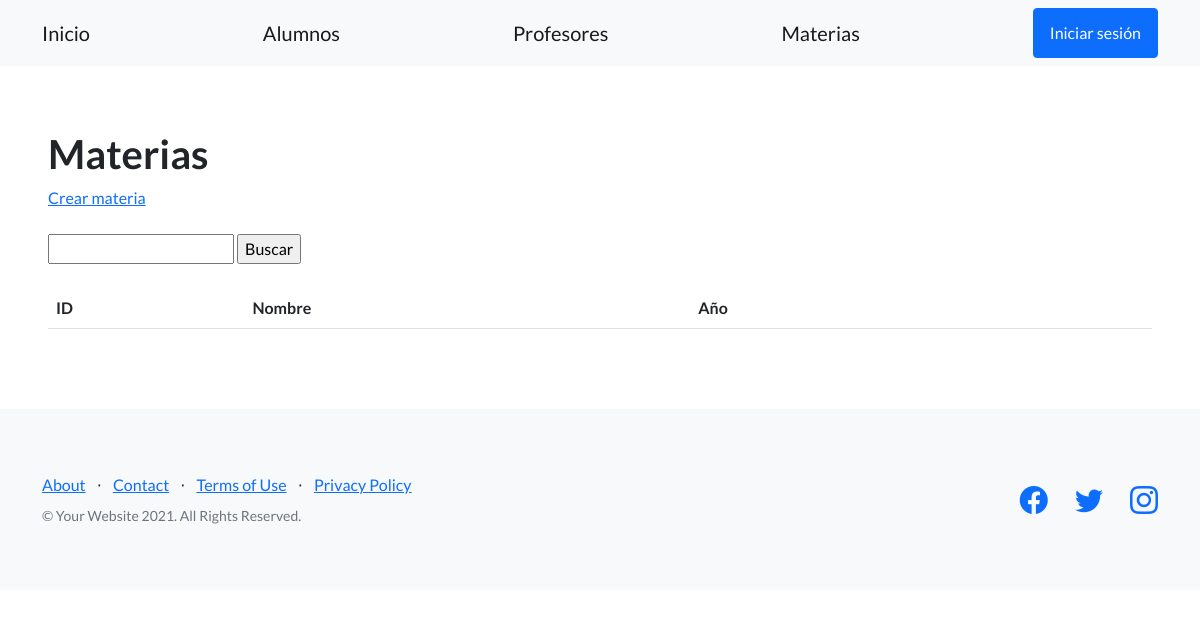
/app/materias/, run on an earlier commit of the app's database.
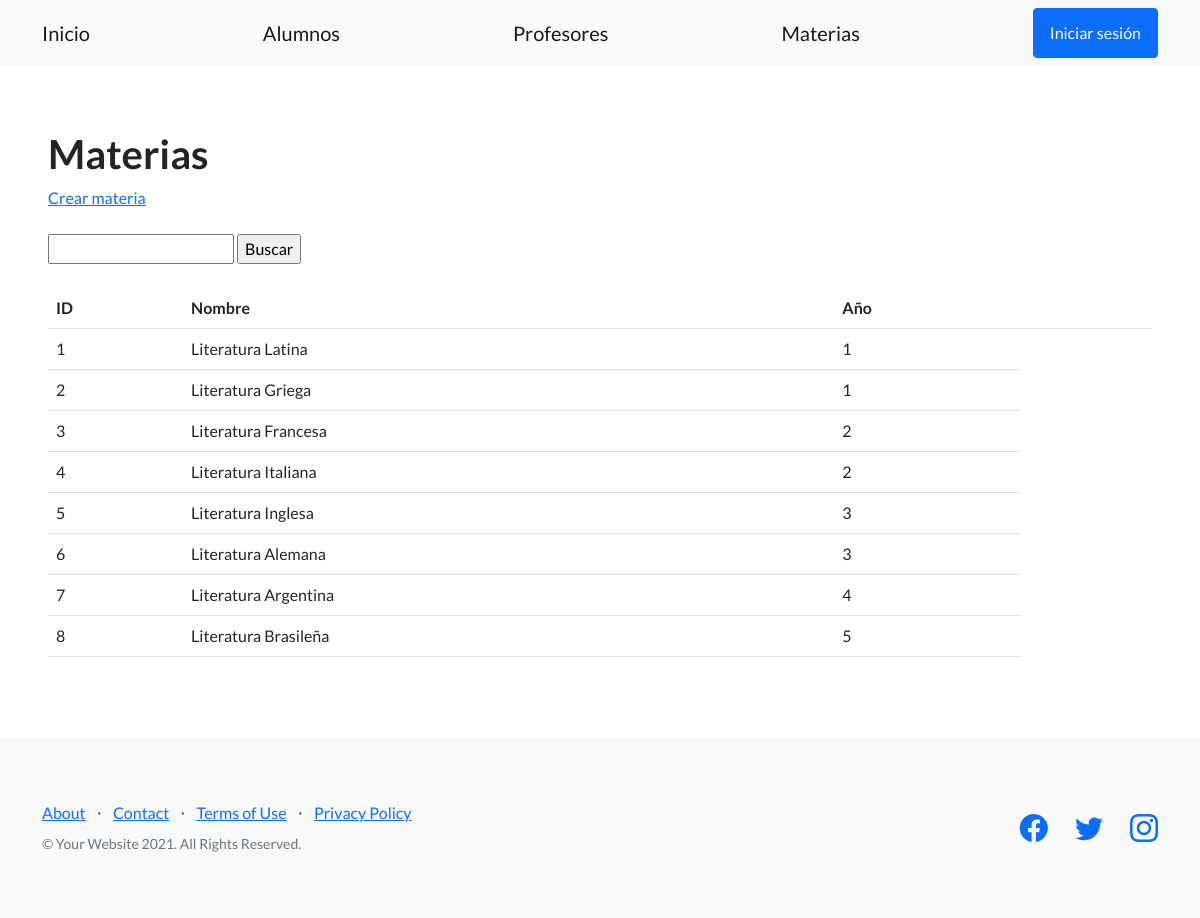
And on a later commit of the database.
### app/models.py (models this page shows, shortened)
class Materia(models.Model):
    nombre=models.CharField(max_length=50)
    año=models.IntegerField()

### app/views.py (the view)
# urls.py: path('materias/', listar_materias, name="materias"),
def listar_materias(request):
    contexto = {
        "materias": Materia.objects.all(),
    }
    http_response= render(
        request=request,
        template_name='app/materias.html',
        context=contexto,
    )
    return http_response

### app/templates/app/materias.html (shortened to what this page needs)
{% extends "app/base.html" %}
{% load static %}
{% block contenido %}
<section>
  <div>
    <h1>Materias</h1>
    <a href="{% url 'crear_materia' %}">Crear materia</a>
    <br><br>
    <form action="{% url 'buscar_materia' %}" method="post">
      <input type="text" name="busqueda">
      <input type="submit" value="Buscar">
    </form>
    <br>
    <table class="table">
      <tbody>
        <tr>
          <th>ID</th>
          <th>Nombre</th>
          <th>Año</th>
          <th></th>
          <th></th>
        </tr>
        {% for materia in materias %}
        <tr>
          <td>{{ materia.id }}</td>
          <td>{{ materia.nombre }}</td>
          <td>{{ materia.año }}</td>
        </tr>
        {% endfor %}
      </tbody>
    </table>
  </div>
</section>
{% endblock contenido %}

### app/templates/app/base.html (shortened to what this page needs)
{% load static %}
<!DOCTYPE html>
<html lang="en">
    <head>
        <link href="https://cdn.jsdelivr.net/npm/bootstrap-icons@1.5.0/font/bootstrap-icons.css" rel="stylesheet" type="text/css" />
        <link href= "{% static '/css/styles.css' %}" rel="stylesheet" />
    </head>
    <body>
        <nav class="navbar navbar-light bg-light static-top">
            <div class="container">
                <a class="navbar-brand" href="{% url 'inicio' %}">Inicio</a>
                <a class="navbar-brand" href="{% url 'alumnos' %}">Alumnos</a>
                <a class="navbar-brand" href="{% url 'profesores' %}">Profesores</a>
                <a class="navbar-brand" href="{% url 'materias' %}">Materias</a>
                <a class="btn btn-primary" href="#signup">Iniciar sesión</a>
            </div>
        </nav>
        <section style="padding:4rem 3rem;">
            {% block contenido %}
            {% endblock contenido %}
        </section>
        <footer class="footer bg-light">
            <div class="container">
                <div class="row">
                    <div class="col-lg-6 h-100 text-center text-lg-start my-auto">
                        <ul class="list-inline mb-2">
                            <li class="list-inline-item"><a href="#!">About</a></li>
                            <li class="list-inline-item">⋅</li>
                            <li class="list-inline-item"><a href="#!">Contact</a></li>
                            <li class="list-inline-item">⋅</li>
                            <li class="list-inline-item"><a href="#!">Terms of Use</a></li>
                            <li class="list-inline-item">⋅</li>
                            <li class="list-inline-item"><a href="#!">Privacy Policy</a></li>
                        </ul>
                        <p class="text-muted small mb-4 mb-lg-0">&copy; Your Website 2021. All Rights Reserved.</p>
                    </div>
                    <div class="col-lg-6 h-100 text-center text-lg-end my-auto">
                        <ul class="list-inline mb-0">
                            <li class="list-inline-item me-4">
                                <a href="#!"><i class="bi-facebook fs-3"></i></a>
                            </li>
                            <li class="list-inline-item me-4">
                                <a href="#!"><i class="bi-twitter fs-3"></i></a>
                            </li>
                            <li class="list-inline-item">
                                <a href="#!"><i class="bi-instagram fs-3"></i></a>
                            </li>
                        </ul>
                    </div>
                </div>
            </div>
        </footer>
    </body>
</html>

What changed in the data, as far as the page shows it:
added Materia: id "1", nombre "Literatura Latina", año "1"
added Materia: id "2", nombre "Literatura Griega", año "1"
added Materia: id "3", nombre "Literatura Francesa", año "2"
added Materia: id "4", nombre "Literatura Italiana", año "2"
added Materia: id "5", nombre "Literatura Inglesa", año "3"
added Materia: id "6", nombre "Literatura Alemana", año "3"
added Materia: id "7", nombre "Literatura Argentina", año "4"
added Materia: id "8", nombre "Literatura Brasileña", año "5"
